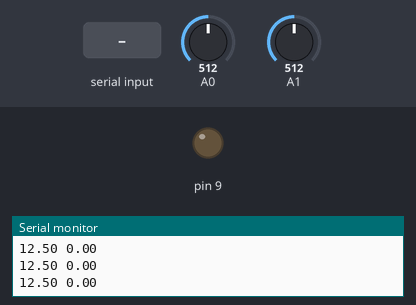
This sketch was run on a simulated Arduino Uno, built with avr-gcc and run on an emulated ATmega328P. Parts: output pins drawn as LEDs (lit = HIGH), the last lines printed to the serial monitor. The inputs (shaded band) are chosen by the test bench; at power-on: A0 = 512, A1 = 512.

Above: at 1.2 s.
1.3 s: "0" received over Serial
At 2.8 s:
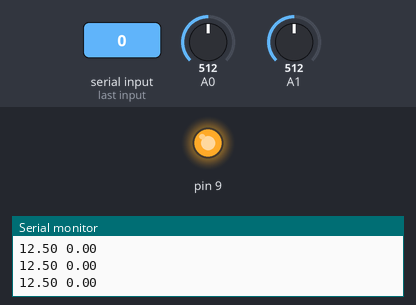
Timing chart, 0 to 4.3 s (numbered marks = the images above; inputs shaded):
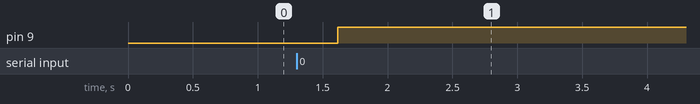

The sketch:

sketch_may30a.ino
```cpp
float svout = 0.0;
float svin = 0.0;
double sAmps = 0;

char cmd;

double svalue = 0.0;
double sAvalue = 0.0;

void setup() {
  Serial.begin(9600); //pc모니터로 전압값을 쉽게 확인하기 위하여 시리얼 통신을 설정해줍니다.
  pinMode(A0, INPUT);
  pinMode(A1, INPUT);
  pinMode(9,OUTPUT);
}

void loop() {

  svalue = analogRead(A0);
  svout = (svalue * 5.0)/1024.0;
  svin = svout/0.2;
  delay(1);

  sAvalue = analogRead(A1);
  sAmps = (sAvalue*5.0)/1024.0;
  sAmps = (sAmps-2.5)*(30/2);
  delay(1);

  Serial.print(svin);
  Serial.print(" ");
  Serial.println(sAmps);


  if(Serial.available())
  {
    cmd = Serial.read();
    if(cmd =='0')  digitalWrite(9, HIGH);
    else;
  }
  delay(400);
}
```

Measured:
- after the input at 1.3 s, pin 9: LOW → HIGH after 0.32 s
